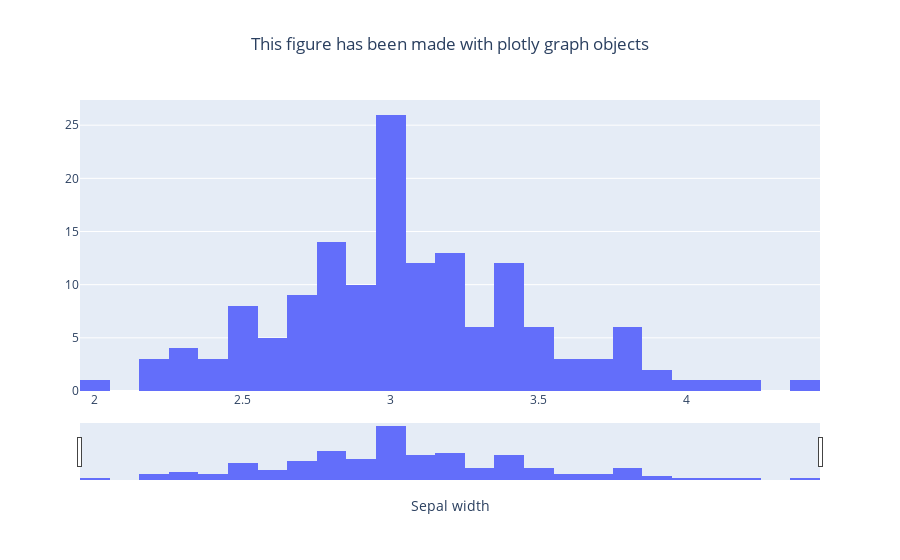

The cell this chart's notebook holds for it:
### Markdown cell above
## Adding some interactivity

### Range sliders

### Code cell
fig = go.Figure(
    data = go.Histogram(
        x = df['sepal_width'],
        nbinsx = 40),
    layout = go.Layout(
        title = go.layout.Title(text = "This figure has been made with plotly graph objects", x = 0.5),
        xaxis = go.layout.XAxis(title = 'Sepal width', rangeslider = go.layout.xaxis.Rangeslider(visible = True))
    )
)

fig.show()

### Figure 1 — Plotly figure (JSON) as saved in the notebook; plotly's stock layout.template omitted (floating-point values rounded to 4 significant figures; data arrays with more than 128 entries replaced by an {"elided": "..."} marker saying what was removed)
{"data": [{"nbinsx": 40, "type": "histogram", "x": {"elided": "150 float values"}}], "layout": {"title": {"text": "This figure has been made with plotly graph objects", "x": 0.5}, "xaxis": {"rangeslider": {"visible": true}, "title": {"text": "Sepal width"}}}}
